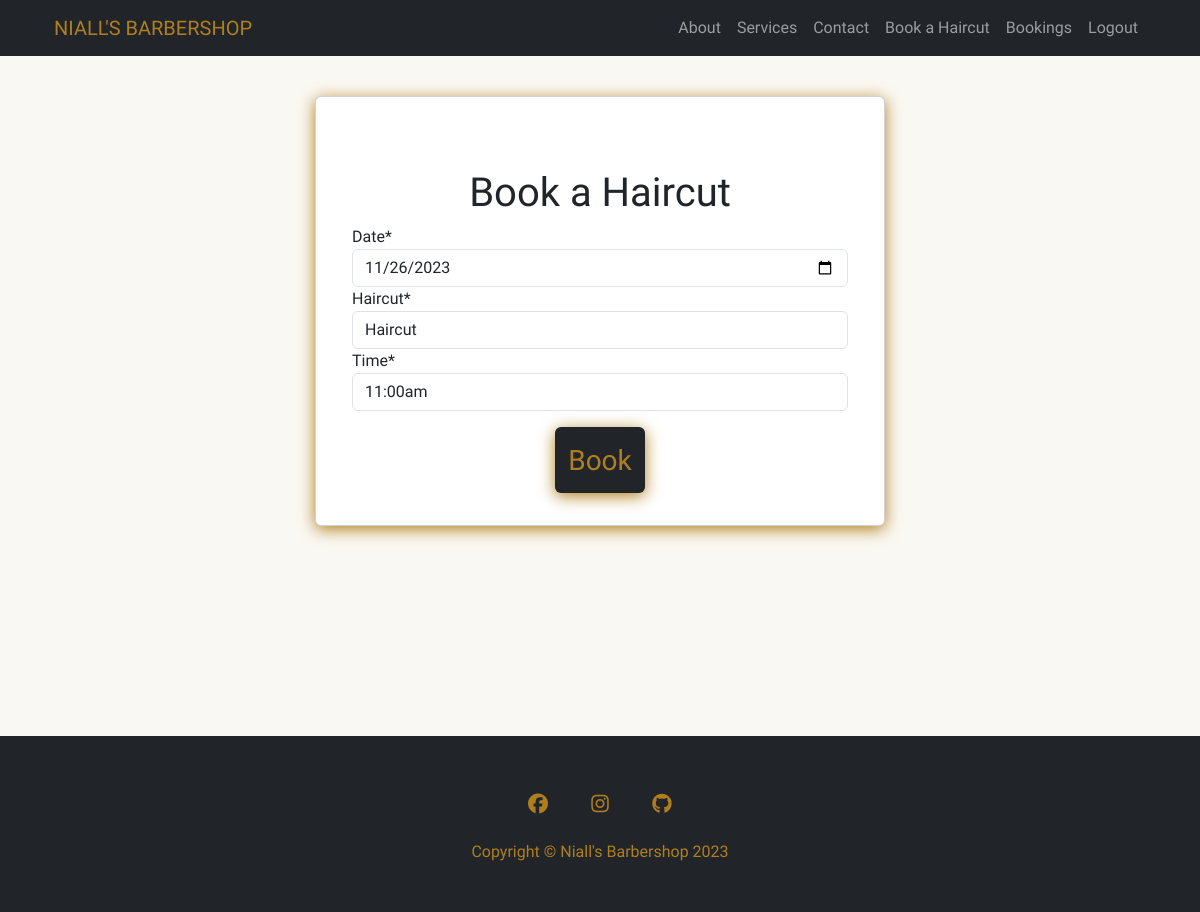
/booking/30/update/ (signed in), run on the app's committed database.
### booking_system/models.py (models this page shows, shortened)
class Booking(models.Model):
    username = models.ForeignKey(User, on_delete=models.CASCADE,
                                 related_name='username_booking')
    date_of_booking = models.DateField()
    service_name = models.ForeignKey(Services, on_delete=models.CASCADE,
                                     related_name='service_name_booking')
    start_time = models.TimeField(choices=BOOKING_TIME)
    end_time = models.TimeField(editable=False, blank=True, null=True)
    confirmed = models.BooleanField(default=False)
    class Meta:
        ordering = ['date_of_booking', 'start_time']

class Services(models.Model):
    service_name = models.CharField(max_length=250)
    session_length = models.DurationField()
    cost = models.DecimalField(max_digits=8, decimal_places=2)
    def __str__(self):
        return self.service_name

### booking_system/views.py (the view, shortened to what this page needs)
# urls.py: path('booking/<int:pk>/update/', views.UpdateBookingView.as_view(),
class UpdateBookingView(LoginRequiredMixin, UserPassesTestMixin, UpdateView):
    model = Booking
    template_name = 'booking_system/booking_form.html'
    success_url = reverse_lazy('booking-home')
    form_class = BookingForm
    def test_func(self):
        booking = self.get_object()
        return (self.request.user == booking.username or
                self.request.user.is_superuser)

### booking_system/forms.py (shortened to what this page needs)
class BookingForm(forms.ModelForm):
    class Meta:
        model = Booking
        fields = ["date_of_booking", "service_name", "start_time"]
        widgets = {'date_of_booking': DateInput(attrs={'type': 'date'}), }
        labels = {
            'date_of_booking': 'Date',
            'service_name': 'Haircut',
            'start_time': 'Time',
            }

### booking_system/templates/booking_system/booking_form.html (shortened to what this page needs)
{% extends "base.html" %} {% load crispy_forms_tags %} {% load account %}
{% block content %}
<div class="container mt-5 justify-content-center align-items-center">
  <div class="row justify-content-center">
    <div class="col-md-6 card push-down gold-shadow">
      <div class="m-3">
        <form
          method="POST"
          class="form mb-2 p-2 form-style"
          enctype="multipart/form-data"
        >
          <h1 class="text-center pt-5">Book a Haircut</h1>
          {% csrf_token %} {{ form | crispy }} {{ form.media }}
          <div class="container d-flex justify-content-center">
            <button
              type="submit"
              class="btn form-style custom-button-dark-gold mt-3 pt-3"
            >
              <h3>Book</h3>
            </button>
          </div>
        </form>
      </div>
    </div>
  </div>
</div>
{% endblock content %}

### static/css/style.css (style rules this page uses)
:root { --clr-gold: #af7f1f; --clr-light: #faf8f2; --clr-dark: #212529; }
body { font-family: 'Tenor Sans', sans-serif; background-color: var(--clr-light); }
h1, h2, h3, h4, h5 { font-family: 'Sancreek', serif; }
.custom-button-dark-gold { transition: .5s ease-in-out; background-color: var(--clr-dark); color: var(--clr-gold); box-shadow: 0 0.2rem 1rem var(--clr-gold); }
.gold-shadow { box-shadow: 0 0.2rem 1rem var(--clr-gold); }
.push-down { position: relative; top: 3rem; }

### data on the page
Booking: date_of_booking "11/26/2023", start_time "11:00am"
Services: service_name "Haircut"
